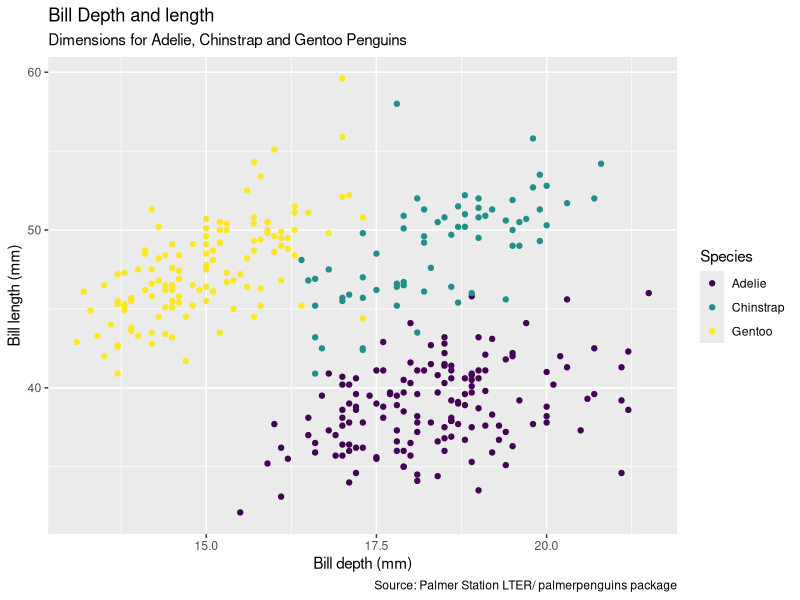

This chart was generated by the following R code:
## Install package  
install.packages("palmerpenguins") 

##loading libraries or packages
library(tidyverse) #opens data toolkit
library(palmerpenguins) #penguin data
glimpse(penguins) #view raw penguin data

### create ggplot ###

ggplot (data = penguins, 
        mapping = aes (x = bill_depth_mm, 
                       y = bill_length_mm, color = species)) + 
  geom_point() + 
  labs (title = "Bill Depth and length", 
        subtitle = "Dimensions for Adelie, Chinstrap and Gentoo Penguins", 
        x = "Bill depth (mm)", y = "Bill length (mm)", 
        color = "Species", 
        caption = "Source: Palmer Station LTER/ palmerpenguins package") + 
  scale_color_viridis_d()
